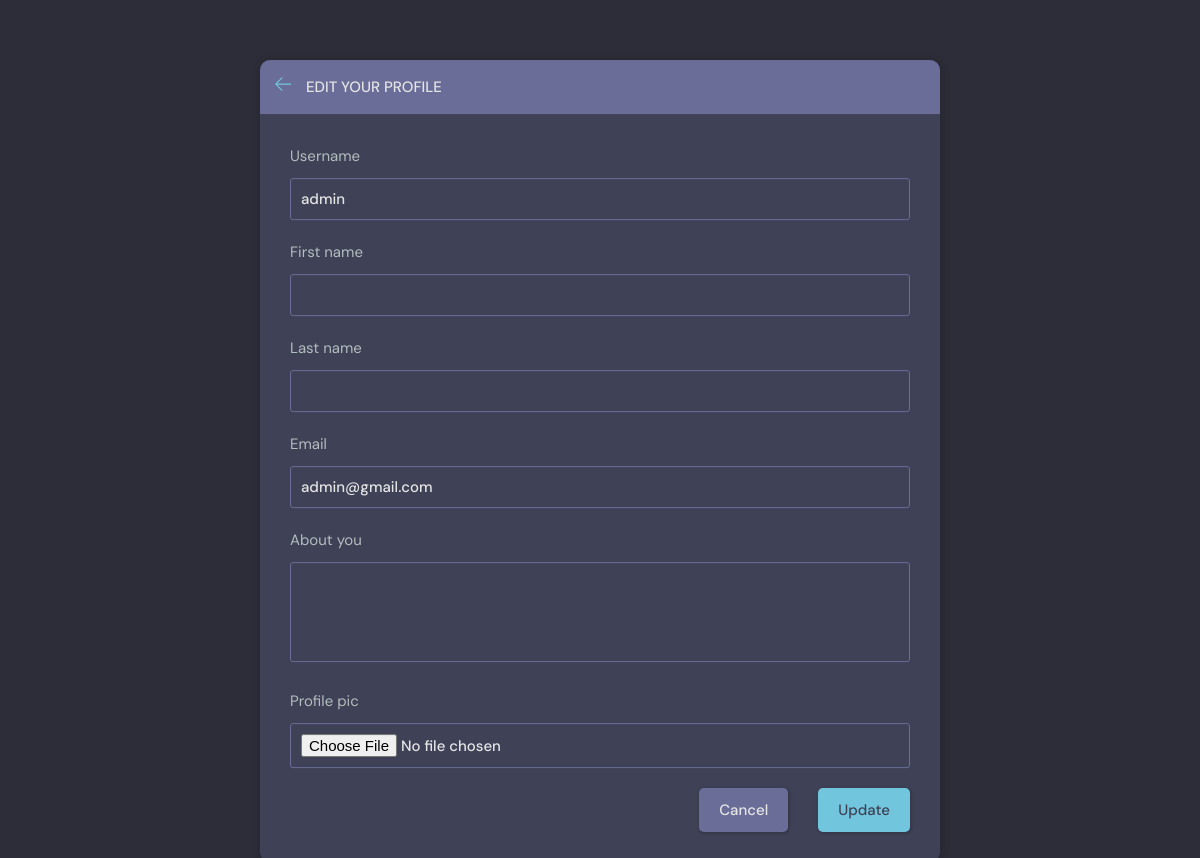
Before: /update_profile/1 (signed in) with the older database file.
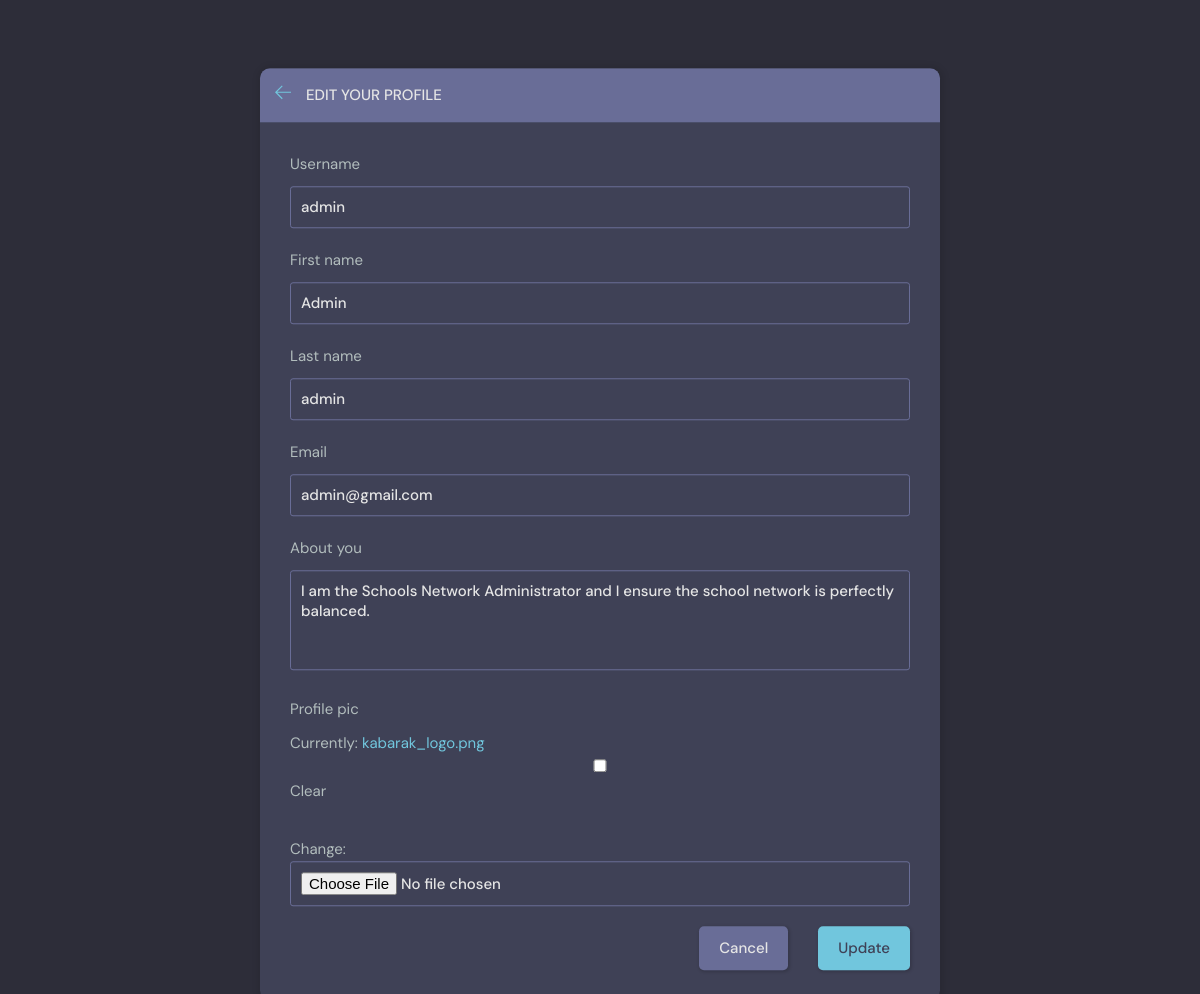
After: the same page with the newer database file.
### base/models.py (models this page shows, shortened)
class Profile(models.Model):
    user = models.OneToOneField(User, on_delete=models.CASCADE)
    username = models.CharField(max_length=200, null=True)
    first_name = models.CharField(max_length=100,null=True)
    last_name = models.CharField(max_length=100,null=True)
    email = models.EmailField(unique=True, null=True)
    about_you = models.TextField(null=True)
    profile_pic = models.ImageField(null=True , blank=True, default="avatar.svg") #later add the default profile image

### base/views.py (the view)
# urls.py: path('update_profile/<str:pk>', views.update_profile, name='update_profile'),
@login_required(login_url='login')
def update_profile(request, pk):
    page = 'update_user_profile'
    user = request.user
    profile = user.profile
    form = ProfileForm(instance=profile)
    if request.method == 'POST':
        form = ProfileForm(request.POST, request.FILES, instance=profile)
        if form.is_valid():
            form.save()
            return redirect('user_profile', pk=user.id)
    context = {'form':form, 'page':page}
    return render(request, 'base/update_form.html', context)

### base/forms.py
class ProfileForm(ModelForm):
    class Meta:
        model = Profile
        fields = '__all__'
        exclude = ['user']

### base/templates/base/update_form.html (shortened to what this page needs)
{% extends 'index.html' %} {% block content %} {% if page == 'update_user_profile' %}
<main class="update-account layout">
    <div class="container">
        <div class="layout__box">
            <div class="layout__boxHeader">
                <div class="layout__boxTitle">
                    <a href="{% url 'user_profile' request.user.id %}">
                        <svg version="1.1" xmlns="http://www.w3.org/2000/svg" width="32" height="32" viewBox="0 0 32 32">
                                <title>arrow-left</title>
                                <path
                                    d="M13.723 2.286l-13.723 13.714 13.719 13.714 1.616-1.611-10.96-10.96h27.625v-2.286h-27.625l10.965-10.965-1.616-1.607z">
                                </path>
                            </svg>
                    </a>
                    <h3>Edit your profile</h3>
                </div>
            </div>
            <div class="layout__body">
                <form class="form" action="" method="POST" enctype="multipart/form-data">
                    {% csrf_token %} {% for field in form %}
                    <div class="form__group">
                        <label for="profile_pic">{{field.label}}</label> {{field}}
                    </div>
                    {% endfor %}
                    <div class="form__action">
                        <a class="btn btn--dark" href="{% url 'home' %}">Cancel</a>
                        <button class="btn btn--main" type="submit">Update</button>
                    </div>
                </form>
            </div>
        </div>
    </div>
</main>
{% endif %} {% endblock %}

Changed rows visible on the page:
changed Profile "admin": first_name (not shown) → "Admin"; last_name (not shown) → "admin"; about_you (not shown) → "I am the Schools Network Administrator and I ensure the school network is perfectly balanced."
Other visible differences:
new list line: "Currently: kabarak_logo.png Clear Change: ☐"
